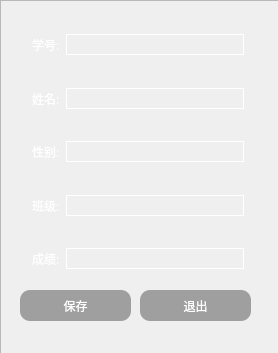
<?xml version="1.0" encoding="UTF-8"?>
<ui version="4.0">
 <class>AlterCLass</class>
 <widget class="QWidget" name="AlterCLass">
  <property name="geometry">
   <rect>
    <x>0</x>
    <y>0</y>
    <width>278</width>
    <height>353</height>
   </rect>
  </property>
  <property name="minimumSize">
   <size>
    <width>278</width>
    <height>353</height>
   </size>
  </property>
  <property name="maximumSize">
   <size>
    <width>278</width>
    <height>353</height>
   </size>
  </property>
  <property name="windowTitle">
   <string/>
  </property>
  <property name="windowIcon">
   <iconset resource="mainwidget.qrc">
    <normaloff>:/images/icon.png</normaloff>:/images/icon.png</iconset>
  </property>
  <widget class="QWidget" name="widget_7" native="true">
   <property name="geometry">
    <rect>
     <x>10</x>
     <y>10</y>
     <width>256</width>
     <height>284</height>
    </rect>
   </property>
   <layout class="QVBoxLayout" name="verticalLayout_3">
    <item>
     <widget class="QWidget" name="widget" native="true">
      <layout class="QHBoxLayout" name="horizontalLayout">
       <item>
        <widget class="QLabel" name="label_2">
         <property name="font">
          <font>
           <family>新宋体</family>
          </font>
         </property>
         <property name="styleSheet">
          <string notr="true">color:white;</string>
         </property>
         <property name="text">
          <string>学号:</string>
         </property>
        </widget>
       </item>
       <item>
        <widget class="QLineEdit" name="lineEdit_number">
         <property name="font">
          <font>
           <family>新宋体</family>
          </font>
         </property>
         <property name="styleSheet">
          <string notr="true">QLineEdit
{
background:transparent;border-width:1;border-style: outset; 
border-color: white;
color:white;
}</string>
         </property>
        </widget>
       </item>
      </layout>
     </widget>
    </item>
    <item>
     <widget class="QWidget" name="widget_2" native="true">
      <layout class="QVBoxLayout" name="verticalLayout">
       <item>
        <layout class="QHBoxLayout" name="horizontalLayout_2">
         <item>
          <widget class="QLabel" name="label">
           <property name="font">
            <font>
             <family>新宋体</family>
            </font>
           </property>
           <property name="styleSheet">
            <string notr="true">color:white;
</string>
           </property>
           <property name="text">
            <string>姓名:</string>
           </property>
          </widget>
         </item>
         <item>
          <widget class="QLineEdit" name="lineEdit_name">
           <property name="font">
            <font>
             <family>新宋体</family>
            </font>
           </property>
           <property name="styleSheet">
            <string notr="true">QLineEdit
{
background:transparent;border-width:1;border-style: outset; 
border-color: white;
color:white;
}</string>
           </property>
          </widget>
         </item>
        </layout>
       </item>
      </layout>
     </widget>
    </item>
    <item>
     <widget class="QWidget" name="widget_3" native="true">
      <layout class="QHBoxLayout" name="horizontalLayout_3">
       <item>
        <widget class="QLabel" name="label_3">
         <property name="font">
          <font>
           <family>新宋体</family>
          </font>
         </property>
         <property name="styleSheet">
          <string notr="true">color:white;
</string>
         </property>
         <property name="text">
          <string>性别:</string>
         </property>
        </widget>
       </item>
       <item>
        <widget class="QLineEdit" name="lineEdit_gender">
         <property name="font">
          <font>
           <family>新宋体</family>
          </font>
         </property>
         <property name="styleSheet">
          <string notr="true">QLineEdit
{
background:transparent;border-width:1;border-style: outset; 
border-color: white;
color:white;
}</string>
         </property>
        </widget>
       </item>
      </layout>
     </widget>
    </item>
    <item>
     <widget class="QWidget" name="widget_4" native="true">
      <layout class="QVBoxLayout" name="verticalLayout_2">
       <item>
        <layout class="QHBoxLayout" name="horizontalLayout_4">
         <item>
          <widget class="QLabel" name="label_4">
           <property name="font">
            <font>
             <family>新宋体</family>
            </font>
           </property>
           <property name="styleSheet">
            <string notr="true">color:white;
</string>
           </property>
           <property name="text">
            <string>班级:</string>
           </property>
          </widget>
         </item>
         <item>
          <widget class="QLineEdit" name="lineEdit_grade">
           <property name="font">
            <font>
             <family>新宋体</family>
            </font>
           </property>
           <property name="styleSheet">
            <string notr="true">QLineEdit
{
background:transparent;border-width:1;border-style: outset; 
border-color: white;
color:white;
}</string>
           </property>
          </widget>
         </item>
        </layout>
       </item>
      </layout>
     </widget>
    </item>
    <item>
     <widget class="QWidget" name="widget_5" native="true">
      <layout class="QHBoxLayout" name="horizontalLayout_5">
       <item>
        <widget class="QLabel" name="label_5">
         <property name="font">
          <font>
           <family>新宋体</family>
          </font>
         </property>
         <property name="styleSheet">
          <string notr="true">color:white;
</string>
         </property>
         <property name="text">
          <string>成绩:</string>
         </property>
        </widget>
       </item>
       <item>
        <widget class="QLineEdit" name="lineEdit_score">
         <property name="font">
          <font>
           <family>新宋体</family>
          </font>
         </property>
         <property name="styleSheet">
          <string notr="true">QLineEdit
{
background:transparent;border-width:1;border-style: outset; 
border-color: white;
color:white;
}</string>
         </property>
        </widget>
       </item>
      </layout>
     </widget>
    </item>
   </layout>
  </widget>
  <widget class="QPushButton" name="BtnExit">
   <property name="geometry">
    <rect>
     <x>140</x>
     <y>290</y>
     <width>111</width>
     <height>31</height>
    </rect>
   </property>
   <property name="font">
    <font>
     <family>新宋体</family>
    </font>
   </property>
   <property name="styleSheet">
    <string notr="true">QPushButton
{
border-radius:10px;
background-color:rgb(159, 159, 159);
color:white;
}

QPushButton:hover
{
    /*背景颜色*/  
color:black;
background-color:rgb(255, 255, 255);
}
/*按钮按下态*/
QPushButton:pressed
{
    /*背景颜色*/  
    background-color:rgb(14 , 135 , 228);
    /*左内边距为3像素，让按下时字向右移动3像素*/  
    padding-left:3px;
    /*上内边距为3像素，让按下时字向下移动3像素*/  
    padding-top:3px;
}
</string>
   </property>
   <property name="text">
    <string>退出</string>
   </property>
  </widget>
  <widget class="QPushButton" name="BtnSave">
   <property name="geometry">
    <rect>
     <x>20</x>
     <y>290</y>
     <width>111</width>
     <height>31</height>
    </rect>
   </property>
   <property name="font">
    <font>
     <family>新宋体</family>
     <stylestrategy>PreferDefault</stylestrategy>
    </font>
   </property>
   <property name="styleSheet">
    <string notr="true">QPushButton
{
border-radius:10px;
background-color:rgb(159, 159, 159);
color:white;
}

QPushButton:hover
{
    /*背景颜色*/  
color:black;
background-color:rgb(255, 255, 255);
}
/*按钮按下态*/
QPushButton:pressed
{
    /*背景颜色*/  
    background-color:rgb(14 , 135 , 228);
    /*左内边距为3像素，让按下时字向右移动3像素*/  
    padding-left:3px;
    /*上内边距为3像素，让按下时字向下移动3像素*/  
    padding-top:3px;
}
</string>
   </property>
   <property name="text">
    <string>保存</string>
   </property>
  </widget>
  <widget class="QFrame" name="frame">
   <property name="geometry">
    <rect>
     <x>0</x>
     <y>0</y>
     <width>281</width>
     <height>361</height>
    </rect>
   </property>
   <property name="styleSheet">
    <string notr="true">#frame
{
	border-image: url(:/images/bd1.png);
}</string>
   </property>
   <property name="frameShape">
    <enum>QFrame::StyledPanel</enum>
   </property>
   <property name="frameShadow">
    <enum>QFrame::Raised</enum>
   </property>
  </widget>
  <zorder>frame</zorder>
  <zorder>widget_7</zorder>
  <zorder>BtnExit</zorder>
  <zorder>BtnSave</zorder>
 </widget>
 <layoutdefault spacing="6" margin="11"/>
 <resources>
  <include location="mainwidget.qrc"/>
 </resources>
 <connections/>
</ui>
